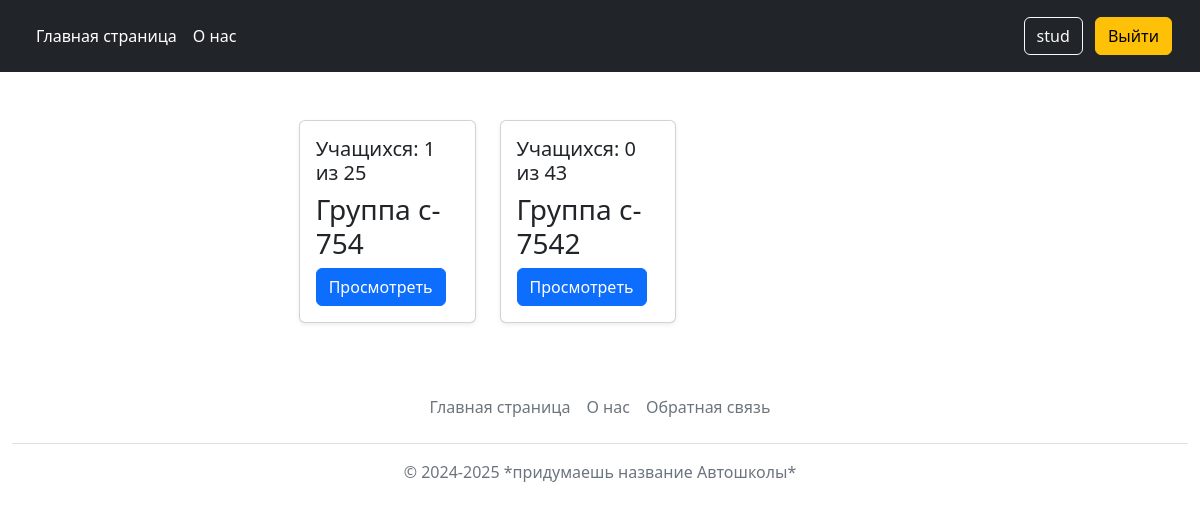
The page /users/get_groups/ (signed in) on the database its author committed.
### users/models.py (models this page shows, shortened)
class User(AbstractUser):
    USER_TYPE_CHOICES = (
        ('student', 'Student'),
        ('teacher', 'Teacher'),
        ('manager', 'Manager'),
    )
    user_type = models.CharField(max_length=10, choices=USER_TYPE_CHOICES, verbose_name='Тип пользователя')
    phone = models.CharField(max_length=15, blank=True, verbose_name='Номер телефона')
    def __str__(self):
        return self.username

class StudentGroup(models.Model):
    name = models.CharField(max_length=100, unique=True, verbose_name='Название группы')
    group_capacity = models.IntegerField(verbose_name='Вместимость группы')
    group_is_raining = models.BooleanField(verbose_name='Группа на обучении', default=False)
    admission_to_test = models.BooleanField(default=False, verbose_name='Группа допущена к тестам')
    admission_to_exam = models.BooleanField(default=False, verbose_name='Группа допущена к экзамену')
    def __str__(self):
        return f'Группа {self.name}'

### users/views.py (the view)
# urls.py: path('get_groups/', get_groups, name='get_groups')
def get_groups(request):
    groups = StudentGroup.objects.all()
    context = {'title': 'Просмотр всех групп', 'groups': groups}
    return render(request, 'get_groups.html', context=context)

### general_info/context_processors.py (called while the page is built)
def doc_count_processor(request):
    try:
        if request.user.manager_profile:
            document_count = len(DocumentsAdmission.objects.filter(verified=False))
            return {'document_count': document_count}
    except Exception:
        return {}

### users/templates/get_groups.html (shortened to what this page needs)
{% extends 'base.html' %}
{% block content %}
<div class="container mt-4">
    <div class="row">
        {% for group in groups %}
        <div class="col-md-4 mb-4">
            <div class="card shadow-sm document-card" style="transition: transform 0.3s ease;">
                <div class="card-body">
                    <h5 class="card-title">Учащихся: {{ group.students.count }} из {{group.group_capacity}}</h5>
                    <h3 class="card-title">{{ group }}</h3>
                    <a href="" class="btn btn-primary">Просмотреть</a>
                </div>
            </div>
        </div>
        {% endfor %}
    </div>
</div>
{% endblock %}

### templates/base.html (shortened to what this page needs)
<!doctype html>
<html lang="ru">
<head>
    <link href="https://cdn.jsdelivr.net/npm/bootstrap@5.2.2/dist/css/bootstrap.min.css" rel="stylesheet"
>
</head>
<body>
<header class="p-3 bg-dark text-white">
    <div class="container-fluid">
        <div class="d-flex flex-wrap align-items-center justify-content-center justify-content-lg-start">
            <ul class="nav col-12 col-lg-auto me-lg-auto mb-2 justify-content-center mb-md-0">
                <li><a href="{% url 'general' %}" class="nav-link px-2 text-white">Главная страница</a></li>
                <li><a href="{% url 'about_us' %}" class="nav-link px-2 text-white">О нас</a></li>
            </ul>
            <div class="text-end">
                {% if user.is_authenticated %}
                <div class="btn btn-outline-light me-2">{{ user }}</div>
                <a href="{% url 'logout_user' %}" type="button" class="btn btn-warning">Выйти</a>
                {% else %}
                <a href="{% url 'registration' %}" type="button" class="btn btn-outline-light me-2">Регистрация</a>
                <a href="{% url 'login_user' %}" type="button" class="btn btn-warning">Войти</a>
                {% endif %}
            </div>
        </div>
    </div>
</header>
<div class="container-fluid mt-4 col-md-8">
    <div class="row container d-flex align-items-center justify-content-center">
        <div class="col-md-10">
            {% block content %}{% endblock %}
        </div>
    </div>
</div>
<div class="container-fluid">
    <footer class="py-3 my-4">
        <ul class="nav justify-content-center border-bottom pb-3 mb-3">
            <li class="nav-item"><a href="{% url 'general' %}" class="nav-link px-2 text-muted">Главная страница</a>
            </li>
            <li class="nav-item"><a href="{% url 'about_us' %}" class="nav-link px-2 text-muted">О нас</a>
            </li>
            <li class="nav-item"><a href="" class="nav-link px-2 text-muted">Обратная связь</a>
            </li>
        </ul>
        <p class="text-center text-muted">© 2024-2025 *придумаешь название Автошколы*</p>
    </footer>
</div>
</body>
</html>

### rows shown on the page
User: username "stud"
StudentGroup: students.count "1", group_capacity "25", name "Группа c-754"
StudentGroup: students.count "0", group_capacity "43", name "Группа c-7542"
